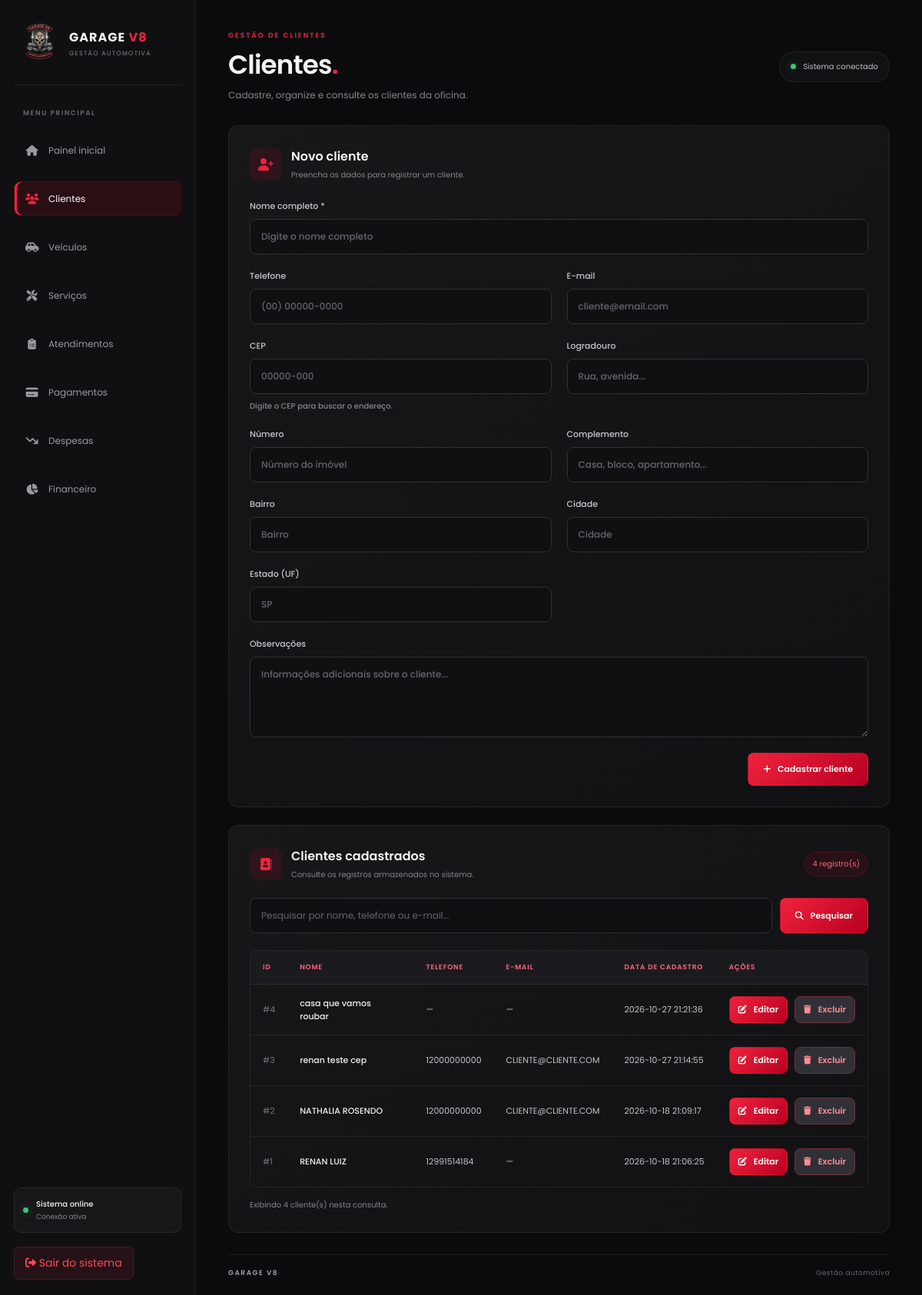
Page /clientes.php (signed in) on the earlier database version.
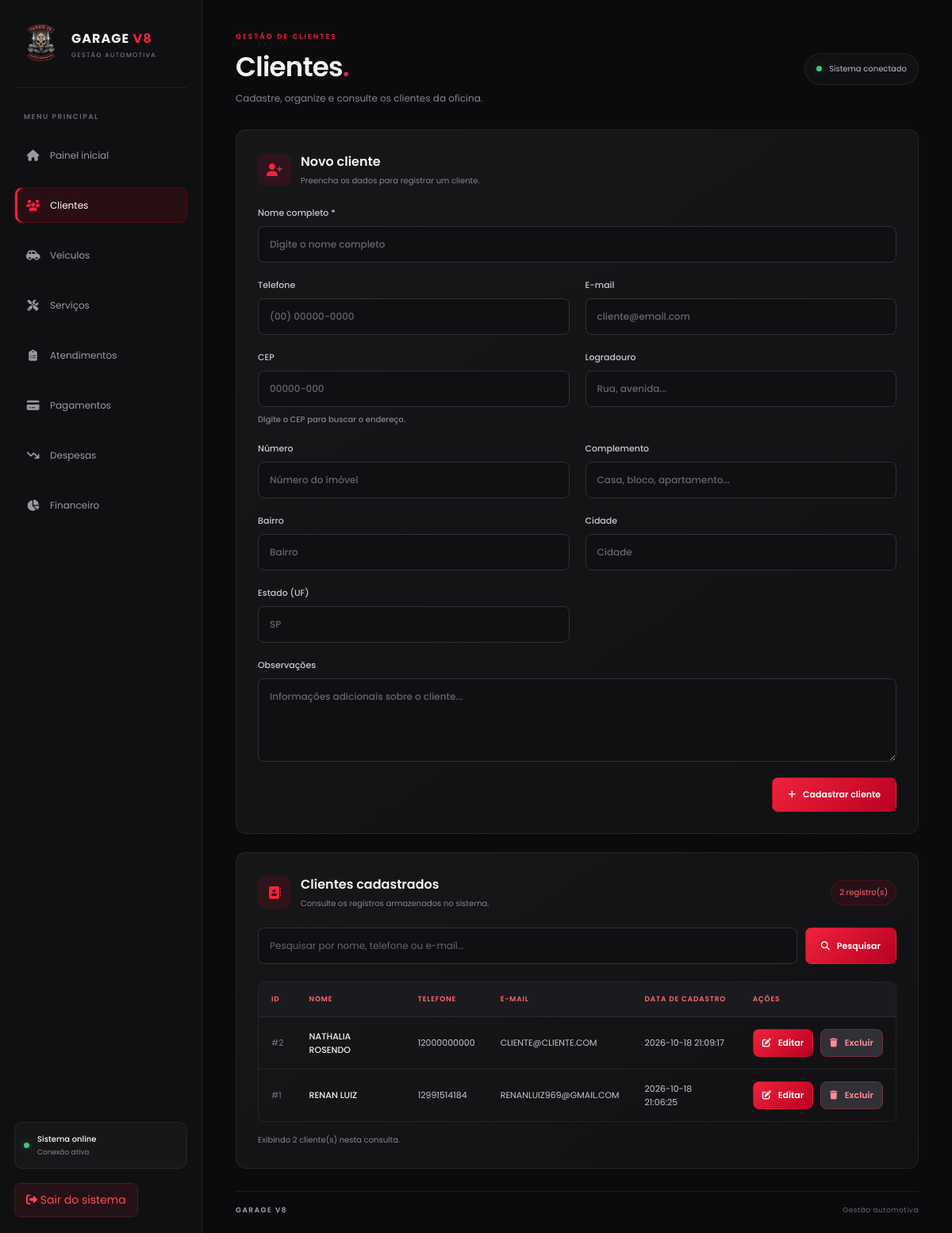
Same page on the later database version.
### tables this page shows
CREATE TABLE `clientes` (
  `id_cliente` int NOT NULL,
  `nome` varchar(100) NOT NULL,
  `telefone` varchar(20) DEFAULT NULL,
  `email` varchar(200) DEFAULT NULL,
  `observacoes` text,
  `data_cadastro` datetime NOT NULL DEFAULT CURRENT_TIMESTAMP,
  `cadastrado_por` int NOT NULL
);

### clientes.php (the view, shortened to what the changed rows need)
<?php
require_once __DIR__ . '/config/conexao.php';
$clienteEdicao = null;
$busca = trim($_GET['busca'] ?? '');
$sql = "SELECT id_cliente, nome, telefone, email, data_cadastro
        FROM clientes";
if ($busca !== '') {
    $sql .= " WHERE nome LIKE ? OR telefone LIKE ? OR email LIKE ?";
    $stmt = $pdo->prepare($sql . " ORDER BY id_cliente DESC");
    $termo = '%' . $busca . '%';
    $stmt->execute([$termo, $termo, $termo]);
} else {
    $stmt = $pdo->query($sql . " ORDER BY id_cliente DESC");
}
$clientes = $stmt->fetchAll();
function e($valor)
{
    return htmlspecialchars((string) $valor, ENT_QUOTES, 'UTF-8');
}
?>
<!DOCTYPE html>
<html lang="pt-BR">
<head>
    <link rel="stylesheet" href="assets/style.css">
    <link rel="stylesheet" href="https://cdnjs.cloudflare.com/ajax/libs/font-awesome/6.5.2/css/all.min.css">
</head>
<body>
<div class="layout">
    <main class="main">
        <header class="header">
            <div class="page-heading">
                <h1>Clientes<span>.</span></h1>
            </div>
        </header>
        <section class="content-card">
            <div class="section-heading">
                <div>
                    <h2><?= $clienteEdicao ? 'Editar cliente #' . (int) $clienteEdicao['id_cliente'] : 'Novo cliente' ?></h2>
                </div>
            </div>
        </section>
        <section class="content-card clients-section">
            <div class="list-heading">
                <div class="section-heading" style="margin-bottom:0">
                    <div class="section-icon">
                    </div>
                    <div>
                        <h2>Clientes cadastrados</h2>
                    </div>
                </div>
                <span class="client-count">
                    <?= count($clientes) ?> registro(s)
                </span>
            </div>
            <div class="table-wrap">
                <table>
                    <thead>
                        <tr>
                            <th>ID</th>
                            <th>Nome</th>
                            <th>Telefone</th>
                            <th>E-mail</th>
                            <th>Data de cadastro</th>
                            <th>Ações</th>
                        </tr>
                    </thead>
                    <tbody>
                    <?php if (!$clientes): ?>
                        <tr>
                            <td colspan="6">
                                <div class="empty-state">
                                    <i class="fa-solid fa-users"></i>
                                    <p>Nenhum cliente encontrado.</p>
                                </div>
                            </td>
                        </tr>
                    <?php else: ?>
                        <?php foreach ($clientes as $cliente): ?>
                            <tr>
                                <td class="client-id">
                                    #<?= (int) $cliente['id_cliente'] ?>
                                </td>
                                <td class="client-name">
                                    <?= e($cliente['nome']) ?>
                                </td>
                                <td>
                                    <?= e($cliente['telefone'] ?: '—') ?>
                                </td>
                                <td>
                                    <?= e($cliente['email'] ?: '—') ?>
                                </td>
                                <td>
                                    <?= e($cliente['data_cadastro']) ?>
                                </td>
                                <td style="white-space:nowrap;">
                                    <a class="btn" href="clientes.php?editar=<?= (int) $cliente['id_cliente'] ?><?= $busca !== '' ? '&busca=' . urlencode($busca) : '' ?>" style="min-height:34px;padding:8px 11px;">
                                        <i class="fa-solid fa-pen-to-square"></i>
                                        Editar
                                    </a>
                                    <form method="post" style="display:inline-block;margin-left:6px;" onsubmit="return confirm('Tem certeza de que deseja excluir o cliente <?= e($cliente['nome']) ?>? Esta ação não poderá ser desfeita.');">
                                        <button class="btn" type="submit" style="min-height:34px;padding:8px 11px;background:#303036;border-color:#73303a;color:#ff8b98;">
                                            <i class="fa-solid fa-trash"></i>
                                            Excluir
                                        </button>
                                    </form>
                                </td>
                            </tr>
                        <?php endforeach; ?>
                    <?php endif; ?>
                    </tbody>
                </table>
            </div>
            <div class="table-summary">
                <span>
                    Exibindo <?= count($clientes) ?>
                    cliente(s) nesta consulta.
                </span>
            </div>
        </section>
    </main>
</div>
</body>
</html>

Differences in the rows shown:
removed clientes: id_cliente "4", nome "casa que vamos roubar", telefone "—", email "—", data_cadastro "2026-10-27 21:21:36"
removed clientes: id_cliente "3", nome "renan teste cep", telefone "12000000000", email "CLIENTE@CLIENTE.COM", data_cadastro "2026-10-27 21:14:55"
changed clientes "RENAN LUIZ": email "—" → "RENANLUIZ969@GMAIL.COM"
Other differences:
count($clientes): "4" → "2"
